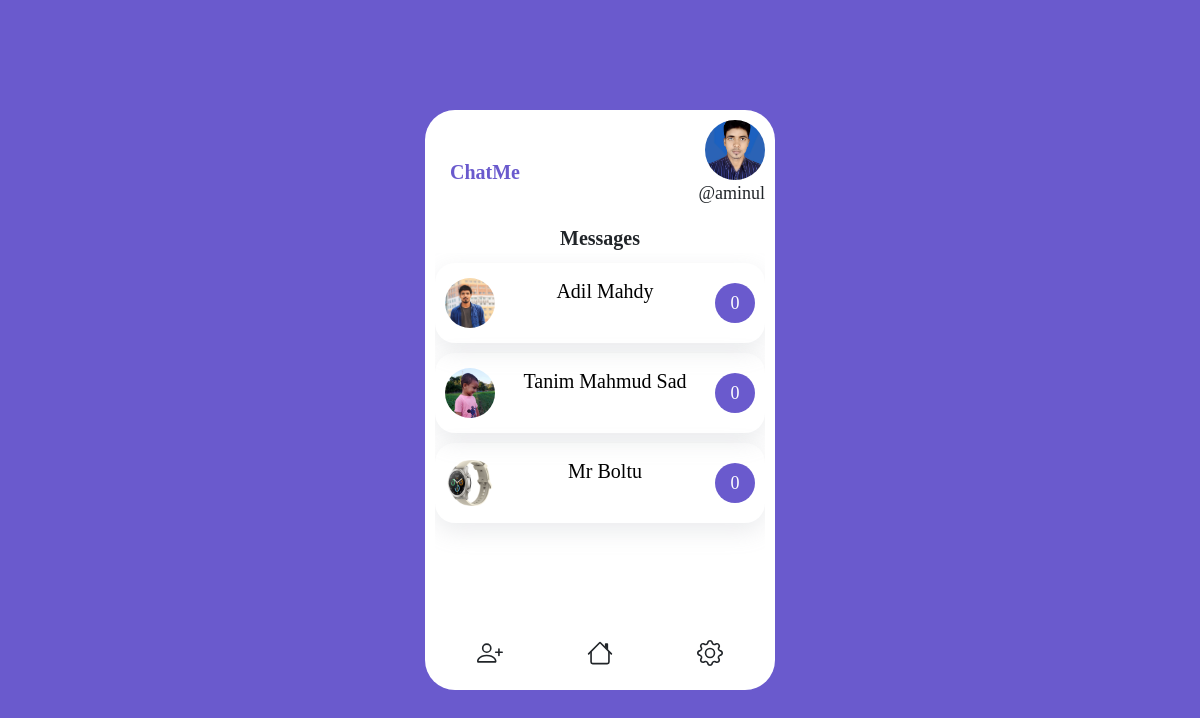
The app's page / (signed in) with its own data.
### Chat/models.py (models this page shows, shortened)
class Profile(models.Model):
    user = models.OneToOneField(User, on_delete=models.CASCADE)
    name = models.CharField(max_length=100)
    image = models.ImageField(upload_to="image", blank=True, null=True)
    friends = models.ManyToManyField('Friend', related_name="my_friends")

class Friend(models.Model):
    profile = models.OneToOneField(Profile, on_delete=models.CASCADE)

### Chat/views.py (the view)
# urls.py: path('', views.home, name="home"),
def home(request):
    user = request.user.profile
    friends = user.friends.all()
    context = {
        "user":user,
        "friends":friends,
    }
    return render(request, 'home.html', context)

### templates/home.html (shortened to what this page needs)
{% extends 'base.html' %}
{% block body %}
<div class="chat-container">
  <div class="main">
    <div class="logo">
      ChatMe
    </div>
    <div class="sub-main">
      <div class="main-user">
        <img src="{{user.image.url}}" alt="profile picture" />
      </div>
      <p>@{{request.user.username}}</p>
    </div>
  </div>
  <div class="header">Messages</div>
  <div class="friends-container">
    {% for friend in friends %}
    <a href="{% url 'detail' friend.profile.id %}" style="color:black; text-decoration: none">
    <div class="friends">
      <div class="pic">
        <img src="{{friend.profile.image.url}}" alt="" />
      </div>
      <div class="name">
        <h5>{{friend.profile.name}}</h5>
      </div>
      <div class="time_new_msg">
 <div class="msg">0</div>
      </div>
    </div>
</a>
{% endfor %}
  </div>
  <div class="footer">
    <div>
    </div>
    <div>
    </div>
    <div>
    </div>
  </div>
</div>
{% endblock %}

### static_root/style.css (style rules this page uses)
* { padding: 0px; margin: 0px; box-sizing: border-box; font-family: Poppins; }
body { width: 100%; height: 100vh; display: flex; align-items: center; justify-content: center; background-color: slateblue; font-family: Poppins; }
.logo { width: 100px; height: 100px; display: flex; align-items: center; justify-content: center; font-size: 20px; font-weight: bold; color: slateblue; line-height: 20px; }
.main { width: 100%; height: auto; display: flex; align-items: center; justify-content: space-between; }
img { object-fit: cover; height: 100%; width: 100%; border-radius: 50%; }
.chat-container, .chat-container2 { width: 350px; height: 580px; background-color: white; border-radius: 30px; padding: 10px 10px }
.sub-main { width: 200px; display: flex; align-items: flex-end; justify-content: center; flex-direction: column; }
.sub-main p { font-size: 18px; }
.main-user { width: 60px; height: 60px; float: right; border-radius: 50%; }
.header { width: 100%; height: auto; display: flex; align-items: center; justify-content: center; font-size: 20px; font-weight: bold; }
.friends-container { width: 100%; height: 380px; overflow: auto; }
.friends { width: 100%; height: 80px; box-shadow: rgba(149, 157, 165, 0.2) 0px 8px 24px; border-radius: 20px; display: flex; align-items: center; justify-content: space-between; margin-top: 10px; padding: 0px 10px; }
.pic, .pro-pic { width: 50px; height: 50px; border-radius: 50%; }
.name { flex-grow: 2; display: flex; align-items: center; justify-content: center; flex-direction: column; }
.time_new_msg { width: auto; height: 50px; display: flex; align-items: center; justify-content: center; flex-direction: column; }
.msg { width: 40px; height: 40px; background-color: slateblue; border-radius: 50%; text-align: center; color: white; display: flex; align-items: center; justify-content: center; font-size: 18px; }
.footer { width: 100%; height: 40px; display: flex; align-items: center; justify-content: space-around; }
svg { cursor: pointer; }

### records on screen
Profile: image (picture)
Friend: profile.image (picture), profile.name "Adil Mahdy"
Friend: profile.image (picture), profile.name "Tanim Mahmud Sad"
Friend: profile.image (picture), profile.name "Mr Boltu"

### other values on screen
{{ request.user.username }} "aminul"
